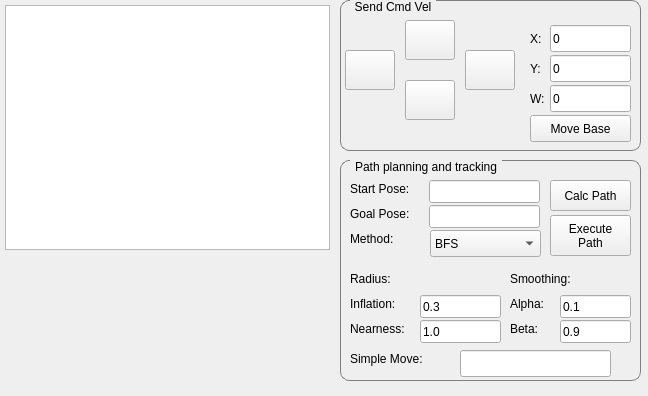
<?xml version="1.0" encoding="UTF-8"?>
<ui version="4.0">
 <class>MainWindow</class>
 <widget class="QMainWindow" name="MainWindow">
  <property name="geometry">
   <rect>
    <x>0</x>
    <y>0</y>
    <width>648</width>
    <height>396</height>
   </rect>
  </property>
  <property name="windowTitle">
   <string>JUSTINA GUI - By Marcosoft</string>
  </property>
  <property name="styleSheet">
   <string notr="true">QGroupBox {
    border: 1px solid gray;
    border-radius: 9px;
    margin-top: 0.5em;
}

QGroupBox::title {
    subcontrol-origin: margin;
    left: 10px;
    padding: 0 3px 0 3px;
}

QRadioButton{
	spacing: 1px;
}
QRadioButton::indicator{
	width: 16px;
	height: 16px;
}</string>
  </property>
  <widget class="QWidget" name="centralWidget">
   <widget class="QGraphicsView" name="graphicsViewCamera">
    <property name="geometry">
     <rect>
      <x>5</x>
      <y>5</y>
      <width>325</width>
      <height>245</height>
     </rect>
    </property>
   </widget>
   <widget class="QGroupBox" name="gbNavig">
    <property name="geometry">
     <rect>
      <x>340</x>
      <y>160</y>
      <width>301</width>
      <height>221</height>
     </rect>
    </property>
    <property name="styleSheet">
     <string notr="true"/>
    </property>
    <property name="title">
     <string>Path planning and tracking</string>
    </property>
    <widget class="QPushButton" name="navBtnExecPath">
     <property name="geometry">
      <rect>
       <x>210</x>
       <y>55</y>
       <width>81</width>
       <height>41</height>
      </rect>
     </property>
     <property name="text">
      <string>Execute
Path</string>
     </property>
    </widget>
    <widget class="QLineEdit" name="navTxtStartPose">
     <property name="geometry">
      <rect>
       <x>89</x>
       <y>20</y>
       <width>111</width>
       <height>23</height>
      </rect>
     </property>
    </widget>
    <widget class="QLineEdit" name="navTxtGoalPose">
     <property name="geometry">
      <rect>
       <x>89</x>
       <y>45</y>
       <width>111</width>
       <height>23</height>
      </rect>
     </property>
    </widget>
    <widget class="QLabel" name="navLblStartPose">
     <property name="geometry">
      <rect>
       <x>10</x>
       <y>20</y>
       <width>81</width>
       <height>17</height>
      </rect>
     </property>
     <property name="text">
      <string>Start Pose:</string>
     </property>
    </widget>
    <widget class="QPushButton" name="navBtnCalcPath">
     <property name="geometry">
      <rect>
       <x>210</x>
       <y>20</y>
       <width>81</width>
       <height>31</height>
      </rect>
     </property>
     <property name="text">
      <string>Calc Path</string>
     </property>
    </widget>
    <widget class="QLabel" name="navLblGoalPose">
     <property name="geometry">
      <rect>
       <x>10</x>
       <y>45</y>
       <width>81</width>
       <height>17</height>
      </rect>
     </property>
     <property name="text">
      <string>Goal Pose:</string>
     </property>
    </widget>
    <widget class="QLabel" name="navLblMove">
     <property name="geometry">
      <rect>
       <x>10</x>
       <y>190</y>
       <width>101</width>
       <height>17</height>
      </rect>
     </property>
     <property name="text">
      <string>Simple Move:</string>
     </property>
    </widget>
    <widget class="QLineEdit" name="navTxtMove">
     <property name="geometry">
      <rect>
       <x>120</x>
       <y>190</y>
       <width>151</width>
       <height>27</height>
      </rect>
     </property>
    </widget>
    <widget class="QComboBox" name="navCmbMethod">
     <property name="geometry">
      <rect>
       <x>90</x>
       <y>70</y>
       <width>111</width>
       <height>27</height>
      </rect>
     </property>
     <item>
      <property name="text">
       <string>BFS</string>
      </property>
     </item>
     <item>
      <property name="text">
       <string>DFS</string>
      </property>
     </item>
     <item>
      <property name="text">
       <string>Dijkstra</string>
      </property>
     </item>
     <item>
      <property name="text">
       <string>A*</string>
      </property>
     </item>
    </widget>
    <widget class="QLabel" name="navLblGoalPose_2">
     <property name="geometry">
      <rect>
       <x>10</x>
       <y>70</y>
       <width>81</width>
       <height>17</height>
      </rect>
     </property>
     <property name="text">
      <string>Method:</string>
     </property>
    </widget>
    <widget class="QLabel" name="navLblSmoothing">
     <property name="geometry">
      <rect>
       <x>170</x>
       <y>110</y>
       <width>81</width>
       <height>17</height>
      </rect>
     </property>
     <property name="text">
      <string>Smoothing:</string>
     </property>
    </widget>
    <widget class="QLabel" name="navLblNearness">
     <property name="geometry">
      <rect>
       <x>10</x>
       <y>160</y>
       <width>81</width>
       <height>17</height>
      </rect>
     </property>
     <property name="text">
      <string>Nearness:</string>
     </property>
    </widget>
    <widget class="QLineEdit" name="navTxtNearness">
     <property name="geometry">
      <rect>
       <x>80</x>
       <y>160</y>
       <width>81</width>
       <height>23</height>
      </rect>
     </property>
     <property name="text">
      <string>1.0</string>
     </property>
    </widget>
    <widget class="QLabel" name="navLblInflate">
     <property name="geometry">
      <rect>
       <x>10</x>
       <y>135</y>
       <width>71</width>
       <height>17</height>
      </rect>
     </property>
     <property name="text">
      <string>Inflation:</string>
     </property>
    </widget>
    <widget class="QLineEdit" name="navTxtInflation">
     <property name="geometry">
      <rect>
       <x>80</x>
       <y>135</y>
       <width>81</width>
       <height>23</height>
      </rect>
     </property>
     <property name="text">
      <string>0.3</string>
     </property>
    </widget>
    <widget class="QLabel" name="navLblSmoothAlpha">
     <property name="geometry">
      <rect>
       <x>170</x>
       <y>135</y>
       <width>51</width>
       <height>17</height>
      </rect>
     </property>
     <property name="text">
      <string>Alpha:</string>
     </property>
    </widget>
    <widget class="QLineEdit" name="navTxtSmoothAlpha">
     <property name="geometry">
      <rect>
       <x>220</x>
       <y>135</y>
       <width>71</width>
       <height>23</height>
      </rect>
     </property>
     <property name="text">
      <string>0.1</string>
     </property>
    </widget>
    <widget class="QLineEdit" name="navTxtSmoothBeta">
     <property name="geometry">
      <rect>
       <x>220</x>
       <y>160</y>
       <width>71</width>
       <height>23</height>
      </rect>
     </property>
     <property name="text">
      <string>0.9</string>
     </property>
    </widget>
    <widget class="QLabel" name="navLblSmoothBeta">
     <property name="geometry">
      <rect>
       <x>170</x>
       <y>160</y>
       <width>51</width>
       <height>17</height>
      </rect>
     </property>
     <property name="text">
      <string>Beta:</string>
     </property>
    </widget>
    <widget class="QLabel" name="navLblRadius">
     <property name="geometry">
      <rect>
       <x>10</x>
       <y>110</y>
       <width>81</width>
       <height>17</height>
      </rect>
     </property>
     <property name="text">
      <string>Radius:</string>
     </property>
    </widget>
   </widget>
   <widget class="QGroupBox" name="groupBox">
    <property name="geometry">
     <rect>
      <x>340</x>
      <y>0</y>
      <width>301</width>
      <height>151</height>
     </rect>
    </property>
    <property name="title">
     <string>Send Cmd Vel</string>
    </property>
    <widget class="QPushButton" name="btnCmdVel">
     <property name="geometry">
      <rect>
       <x>190</x>
       <y>115</y>
       <width>101</width>
       <height>27</height>
      </rect>
     </property>
     <property name="text">
      <string>Move Base</string>
     </property>
    </widget>
    <widget class="QLineEdit" name="txtLinearY">
     <property name="geometry">
      <rect>
       <x>210</x>
       <y>55</y>
       <width>81</width>
       <height>27</height>
      </rect>
     </property>
     <property name="text">
      <string>0</string>
     </property>
    </widget>
    <widget class="QPushButton" name="btnBwd">
     <property name="geometry">
      <rect>
       <x>65</x>
       <y>80</y>
       <width>50</width>
       <height>40</height>
      </rect>
     </property>
     <property name="text">
      <string/>
     </property>
     <property name="iconSize">
      <size>
       <width>32</width>
       <height>32</height>
      </size>
     </property>
    </widget>
    <widget class="QPushButton" name="btnLeft">
     <property name="geometry">
      <rect>
       <x>5</x>
       <y>50</y>
       <width>50</width>
       <height>40</height>
      </rect>
     </property>
     <property name="text">
      <string/>
     </property>
     <property name="iconSize">
      <size>
       <width>32</width>
       <height>32</height>
      </size>
     </property>
    </widget>
    <widget class="QPushButton" name="btnRight">
     <property name="geometry">
      <rect>
       <x>125</x>
       <y>50</y>
       <width>50</width>
       <height>40</height>
      </rect>
     </property>
     <property name="text">
      <string/>
     </property>
     <property name="iconSize">
      <size>
       <width>32</width>
       <height>32</height>
      </size>
     </property>
    </widget>
    <widget class="QPushButton" name="btnFwd">
     <property name="geometry">
      <rect>
       <x>65</x>
       <y>20</y>
       <width>50</width>
       <height>40</height>
      </rect>
     </property>
     <property name="text">
      <string/>
     </property>
     <property name="iconSize">
      <size>
       <width>32</width>
       <height>32</height>
      </size>
     </property>
    </widget>
    <widget class="QLineEdit" name="txtLinearX">
     <property name="geometry">
      <rect>
       <x>210</x>
       <y>25</y>
       <width>81</width>
       <height>27</height>
      </rect>
     </property>
     <property name="text">
      <string>0</string>
     </property>
    </widget>
    <widget class="QLabel" name="label">
     <property name="geometry">
      <rect>
       <x>190</x>
       <y>30</y>
       <width>16</width>
       <height>17</height>
      </rect>
     </property>
     <property name="text">
      <string>X:</string>
     </property>
    </widget>
    <widget class="QLabel" name="label_3">
     <property name="geometry">
      <rect>
       <x>190</x>
       <y>90</y>
       <width>16</width>
       <height>17</height>
      </rect>
     </property>
     <property name="text">
      <string>W:</string>
     </property>
    </widget>
    <widget class="QLineEdit" name="txtAngular">
     <property name="geometry">
      <rect>
       <x>210</x>
       <y>85</y>
       <width>81</width>
       <height>27</height>
      </rect>
     </property>
     <property name="text">
      <string>0</string>
     </property>
    </widget>
    <widget class="QLabel" name="label_2">
     <property name="geometry">
      <rect>
       <x>190</x>
       <y>60</y>
       <width>16</width>
       <height>17</height>
      </rect>
     </property>
     <property name="text">
      <string>Y:</string>
     </property>
    </widget>
   </widget>
  </widget>
 </widget>
 <layoutdefault spacing="6" margin="11"/>
 <resources/>
 <connections/>
</ui>
